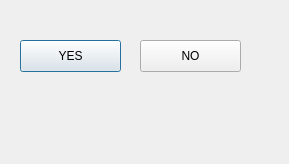
<?xml version="1.0" encoding="UTF-8"?>
<ui version="4.0">
 <class>EXIT</class>
 <widget class="QDialog" name="EXIT">
  <property name="geometry">
   <rect>
    <x>0</x>
    <y>0</y>
    <width>289</width>
    <height>164</height>
   </rect>
  </property>
  <property name="windowTitle">
   <string>Dialog</string>
  </property>
  <widget class="QPushButton" name="YES">
   <property name="geometry">
    <rect>
     <x>20</x>
     <y>40</y>
     <width>101</width>
     <height>32</height>
    </rect>
   </property>
   <property name="text">
    <string>YES</string>
   </property>
  </widget>
  <widget class="QPushButton" name="NO">
   <property name="geometry">
    <rect>
     <x>140</x>
     <y>40</y>
     <width>101</width>
     <height>32</height>
    </rect>
   </property>
   <property name="text">
    <string>NO</string>
   </property>
  </widget>
 </widget>
 <resources/>
 <connections/>
</ui>
